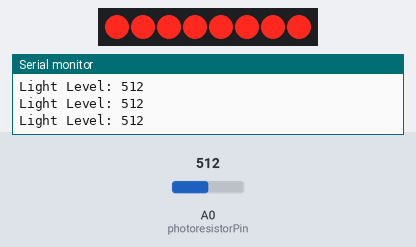
Bench run of a sketch on a simulated Arduino Uno, built with avr-gcc and run on an emulated ATmega328P. Parts: 8 shift-register outputs drawn as a row of LEDs (first output left, lit = HIGH), the last lines printed to the serial monitor. Wiring (inferred from the names in the program): shift register (74HC595): data pin 12; shift clock pin 9; latch pin 11. Wiring (inferred from the signals the program sends): row of LEDs: on Q0, Q1, Q2, Q3, Q4, Q5, Q6, Q7. The inputs (shaded band) are chosen by the test bench; at power-on: A0 (photoresistorPin) = 512.

Above: at 1.3 s.
1.4 s: A0 (photoresistorPin) set to 486
At 2.1 s:
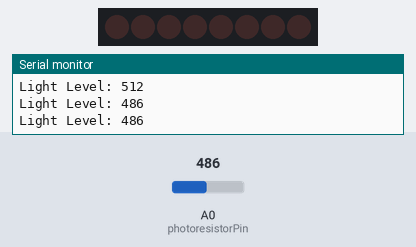
3.0 s: A0 (photoresistorPin) set to 510
At 3.3 s:
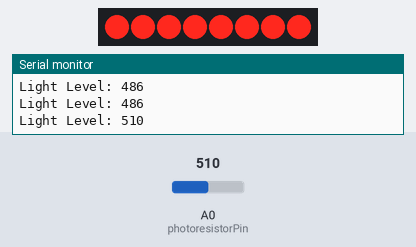
4.5 s: A0 (photoresistorPin) set to 490
At 5.7 s:
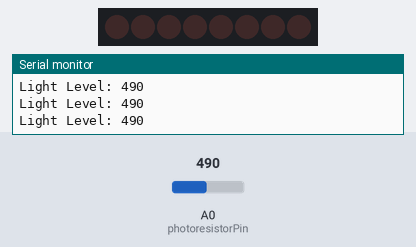
Timing chart, 0 to 7.5 s (numbered marks = the images above; inputs shaded):
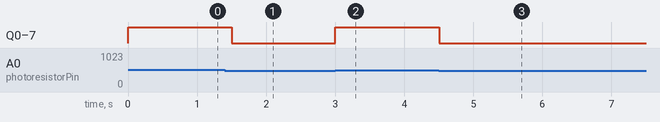

Measured:
- the behaviour switches between 500 and 499 on A0 (photoresistorPin) (found by bisection; images 0 and 1)
- after the input at 1.4 s, Q0–7: HIGH → LOW after 0.10 s
- after the input at 3.0 s, Q0–7: LOW → HIGH at once
- after the input at 4.5 s, Q0–7: HIGH → LOW at once

The sketch:

sketch_mar10b.ino
```cpp
// Define the 74HC595 shift register pins connected to the Arduino
#define DATA_PIN 12   // DS
#define LATCH_PIN 11  // ST_CP
#define CLOCK_PIN 9  // SH_CP


int photoresistorPin = A0; // Analog pin connected to photoresistor
int threshold = 500;       // Light threshold for turning LEDs on/off

void setup() {
  pinMode(LATCH_PIN, OUTPUT);
  pinMode(CLOCK_PIN, OUTPUT);
  pinMode(DATA_PIN, OUTPUT);
  pinMode(photoresistorPin, INPUT);
  Serial.begin(9600);
}

void loop() {
  int lightLevel = analogRead(photoresistorPin); // Read the light level
  Serial.print("Light Level: ");
  Serial.println(lightLevel); // Print the value for debugging

  if (lightLevel < threshold) {
    updateShiftRegister(255); // Turn all LEDs ON (11111111 in binary)
  } else {
    updateShiftRegister(0); // Turn all LEDs OFF (00000000 in binary)
  }

  delay(500);
}

// Function to send data to the shift register
void updateShiftRegister(int data) {
  digitalWrite(LATCH_PIN, LOW);  // Prepare shift register for new data
  shiftOut(DATA_PIN, CLOCK_PIN, MSBFIRST, data); // Send data
  digitalWrite(LATCH_PIN, HIGH); // Update shift register output
}
```
